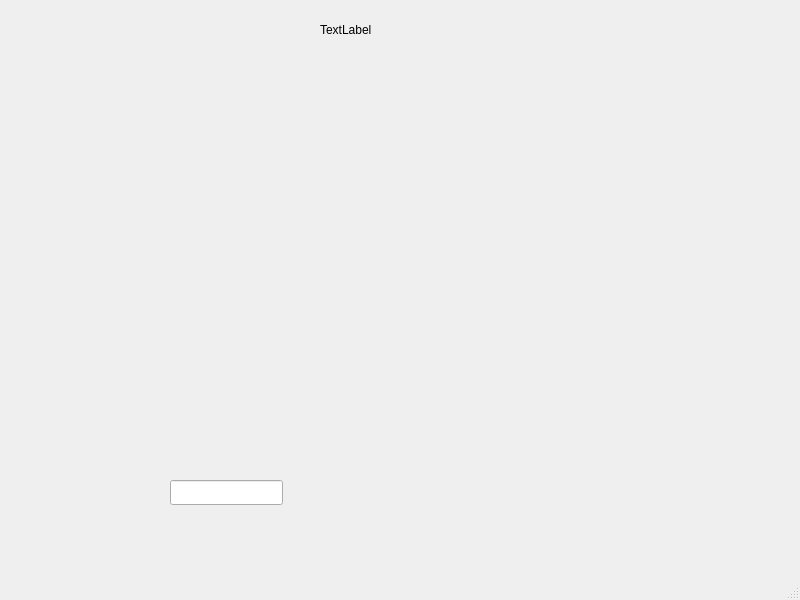
<?xml version="1.0" encoding="UTF-8"?>
<ui version="4.0">
 <class>MainWindow</class>
 <widget class="QMainWindow" name="MainWindow">
  <property name="geometry">
   <rect>
    <x>0</x>
    <y>0</y>
    <width>800</width>
    <height>600</height>
   </rect>
  </property>
  <property name="windowTitle">
   <string>MainWindow</string>
  </property>
  <widget class="QWidget" name="centralwidget">
   <widget class="QLineEdit" name="lineEdit">
    <property name="geometry">
     <rect>
      <x>170</x>
      <y>480</y>
      <width>113</width>
      <height>25</height>
     </rect>
    </property>
   </widget>
   <widget class="QLabel" name="label">
    <property name="geometry">
     <rect>
      <x>320</x>
      <y>20</y>
      <width>69</width>
      <height>19</height>
     </rect>
    </property>
    <property name="text">
     <string>TextLabel</string>
    </property>
   </widget>
  </widget>
  <widget class="QStatusBar" name="statusbar"/>
 </widget>
 <resources/>
 <connections/>
</ui>
